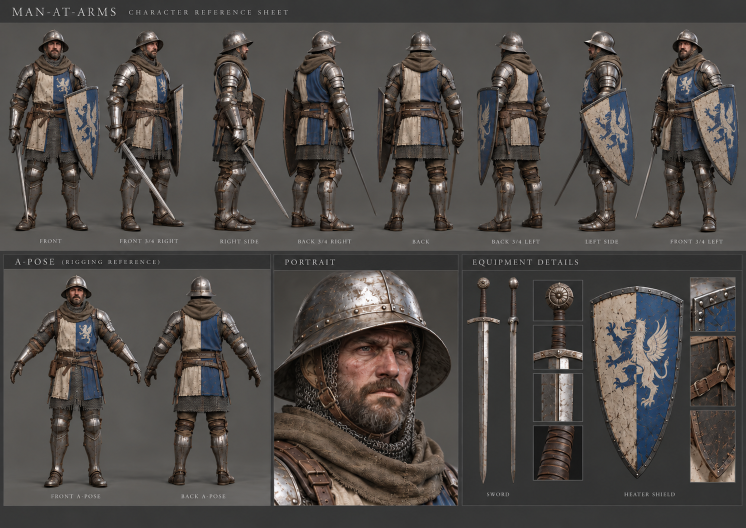
#> input picture art/source/buildings/ref_maa_sheet_blue.png, 1491 x 1055 px, given in place of keyart_v1.png, which was not available (shown at 1/2 size); the run also reads 1 picture not shown here
$ python make_text.py out.png
#> lines starting #> are read from the running program, lines starting #| are printed output that depends on the picture; after the words box and inside, x2 and y2 are one past the last pixel; in counts of white or black regions, pixels touching at a corner belong together; pictures that were not available may be replaced by others from this repository, and a replacement may not be noted
#!/usr/bin/env python3
"""Text, cards and icons for the Poki pitch kit (runs on the Mac: needs Palatino.ttc).

Writes to OUT (default art/out/pitch/text):
  title_bg.png    1920x1080 key art, darkened to the left like the game's title screen
  title_text.png  RGBA "MEDIEVAL AGES" + tagline, in the game's gold Palatino title style
  end_text.png    RGBA title + "Play free on web & mobile"
  cap_*.png       RGBA one-word captions, small, lower left
  phone_label.png RGBA line under the phone frame
  phone_bezel.png RGBA generic landscape phone (no brand, punch-hole camera) whose screen hole is
                  PHONE_SCREEN; make_phone.sh lays the 852x393 phone capture under it
and the committed small deliverables to art/source/pitch/:
  icons/icon_512.png, icons/icon_256.png   (from art/source/icon/icon_b_king.png)
  thumbnail_1280x720.jpg                   (key art + title, for portal listings)
Usage: make_text.py [OUT]
"""
import os, sys
from PIL import Image, ImageDraw, ImageFont, ImageFilter

HERE = os.path.dirname(os.path.abspath(__file__)); ROOT = os.path.abspath(os.path.join(HERE, "../../.."))
OUT = sys.argv[1] if len(sys.argv) > 1 else os.path.join(ROOT, "art/out/pitch/text")
os.makedirs(OUT, exist_ok=True)
PAL = "/System/Library/Fonts/Palatino.ttc"
REG, ITAL, BOLD = 0, 1, 2
# index.html #startOv .title: #e3c27a, the "AGES" line #c99c4f, hard shadow #3e2e0e, cream tag #e4dcc6
GOLD, GOLD_D, CREAM, SHADOW = (227, 194, 122), (201, 156, 79), (228, 220, 198), (62, 46, 14)
KEYART = os.path.join(ROOT, "art/source/keyart/keyart_v1.png")
ICON = os.path.join(ROOT, "art/source/icon/icon_b_king.png")

def font(sz, face=BOLD): return ImageFont.truetype(PAL, sz, index=face)

def tracked(d, xy, text, f, fill, tr):
    x, y = xy
    for ch in text:
        d.text((x, y), ch, font=f, fill=fill); x += d.textlength(ch, font=f) + tr
    return x

def twidth(text, f, tr):
    d = ImageDraw.Draw(Image.new("L", (1, 1)))
    return sum(d.textlength(ch, font=f) for ch in text) + tr * (len(text) - 1)

def layer(size, lines, glow=28, hard=None, scrim=0):
    """lines: [(text, px, face, rgb, x, y, tracking, align)] -> RGBA with the title's two shadows
    (a hard 1/36-size drop in dark brown and a wide soft black glow); align 'l' or 'c' (x = centre)."""
    W, H = size
    fg = Image.new("RGBA", size); d = ImageDraw.Draw(fg)
    for text, px, face, col, x, y, tr, al in lines:
        f = font(px, face); w = twidth(text, f, tr)
        tracked(d, (x - w / 2 if al == "c" else x, y), text, f, col + (255,), tr)
    a = fg.split()[3]
    out = Image.new("RGBA", size)
    if scrim:
        bb = a.getbbox(); sc = Image.new("L", size, 0)
        ImageDraw.Draw(sc).rounded_rectangle([bb[0] - 60, bb[1] - 40, bb[2] + 60, bb[3] + 40], 60, fill=scrim)
        pool = Image.new("RGBA", size, (8, 6, 3, 0)); pool.putalpha(sc.filter(ImageFilter.GaussianBlur(34))); out.alpha_composite(pool)
    sh = Image.new("RGBA", size, (0, 0, 0, 0)); sh.putalpha(a.filter(ImageFilter.GaussianBlur(glow)).point(lambda v: min(255, int(v * 0.75 * 1.5))))
    out.alpha_composite(sh, (0, int(glow * 0.3)))
    if hard:
        hd = Image.new("RGBA", size, SHADOW + (0,)); hd.putalpha(a); out.alpha_composite(hd, (0, hard))
    out.alpha_composite(fg)
    return out

def cover(im, W, H, ax=0.5, ay=0.5):
    s = max(W / im.width, H / im.height); im = im.resize((round(im.width * s), round(im.height * s)), Image.LANCZOS)
    x, y = round((im.width - W) * ax), round((im.height - H) * ay)
    return im.crop((x, y, x + W, y + H))

def keyart_bg(W, H):
    """The title screen's treatment: key art at 62% x, a dark wash from the left edge."""
    bg = cover(Image.open(KEYART).convert("RGB"), W, H, 0.62, 0.5).convert("RGBA")
    g = Image.new("L", (W, 1))
    stops = [(0, .92), (.30, .72), (.62, .15), (.80, 0), (1, 0)]
    for x in range(W):
        t = x / (W - 1)
        for (t0, a0), (t1, a1) in zip(stops, stops[1:]):
            if t0 <= t <= t1: g.putpixel((x, 0), int(255 * (a0 + (a1 - a0) * (t - t0) / (t1 - t0)))); break
    wash = Image.new("RGBA", (W, H), (7, 9, 5, 0)); wash.putalpha(g.resize((W, H)))
    bg.alpha_composite(wash)
    return bg

def title_lines(W, H, x, y, px, tag=None, tagpx=None):
    """MEDIEVAL / AGES stacked, left-aligned at x, top y, as #startOv .title draws it."""
    lines = [("MEDIEVAL", px, BOLD, GOLD, x, y, px * 0.05, "l"),
             ("AGES", px, BOLD, GOLD_D, x, y + px * 0.92, px * 0.32, "l")]
    if tag: lines.append((tag, tagpx, ITAL, CREAM, x + 4, y + px * 0.92 * 2 + tagpx * 0.6, 0, "l"))
    return lines

PHONE_SCREEN = (180, 170, 1560, 720)    # x, y, w, h of the screen in the 1920x1080 frame (852x393 scaled by 1.831)

def phone_bezel(W=1920, H=1080):
    x, y, w, h = PHONE_SCREEN; m, rs, rb = 26, 50, 74
    out = Image.new("RGBA", (W, H))
    # soft shadow under the device
    sh = Image.new("L", (W, H), 0); ImageDraw.Draw(sh).rounded_rectangle([x - m, y - m + 18, x + w + m, y + h + m + 18], rb, fill=170)
    # only outside the device: this layer sits over the video, so a shadow inside it would dim the screen
    outside = Image.new("L", (W, H), 255); ImageDraw.Draw(outside).rounded_rectangle([x - m, y - m, x + w + m, y + h + m], rb, fill=0)
    shadow = Image.new("RGBA", (W, H), (0, 0, 0, 0)); shadow.putalpha(Image.composite(sh.filter(ImageFilter.GaussianBlur(26)), Image.new("L", (W, H), 0), outside))
    out.alpha_composite(shadow)
    body = Image.new("RGBA", (W, H)); d = ImageDraw.Draw(body)
    # side keys on the top edge (landscape), then the body, a lighter rim, and the black glass border
    for k0, k1 in ((x + 260, x + 380), (x + 420, x + 500)):
        d.rounded_rectangle([k0, y - m - 6, k1, y - m + 8], 4, fill=(52, 55, 60, 255))
    d.rounded_rectangle([x - m, y - m, x + w + m, y + h + m], rb, fill=(30, 32, 36, 255), outline=(92, 96, 104, 255), width=3)
    d.rounded_rectangle([x - m + 7, y - m + 7, x + w + m - 7, y + h + m - 7], rb - 7, fill=(8, 8, 10, 255))
    # punch-hole camera in the left bezel
    cy = y + h // 2; d.ellipse([x - 17, cy - 7, x - 3, cy + 7], fill=(22, 26, 34, 255), outline=(44, 48, 58, 255))
    hole = Image.new("L", (W, H), 255); ImageDraw.Draw(hole).rounded_rectangle([x, y, x + w - 1, y + h - 1], rs, fill=0)
    body.putalpha(Image.composite(body.split()[3], Image.new("L", (W, H), 0), hole))
    out.alpha_composite(body)
    # a faint glass sheen across the top-left of the screen
    sheen = Image.new("L", (W, H), 0); ImageDraw.Draw(sheen).polygon([(x, y), (x + 520, y), (x + 140, y + h), (x, y + h)], fill=10)
    hole_in = Image.new("L", (W, H), 0); ImageDraw.Draw(hole_in).rounded_rectangle([x, y, x + w - 1, y + h - 1], rs, fill=255)
    gl = Image.new("RGBA", (W, H), (255, 255, 255, 0)); gl.putalpha(Image.composite(sheen, Image.new("L", (W, H), 0), hole_in).filter(ImageFilter.GaussianBlur(30)))
    out.alpha_composite(gl)
    return out

def main():
    W, H = 1920, 1080
    keyart_bg(W, H).convert("RGB").save(os.path.join(OUT, "title_bg.png"))
#> in cover, `s = max(W / im.width, H / im.height)`: s = 1.29
#> in cover, `return im.crop((x, y, x + W, y + H))`:
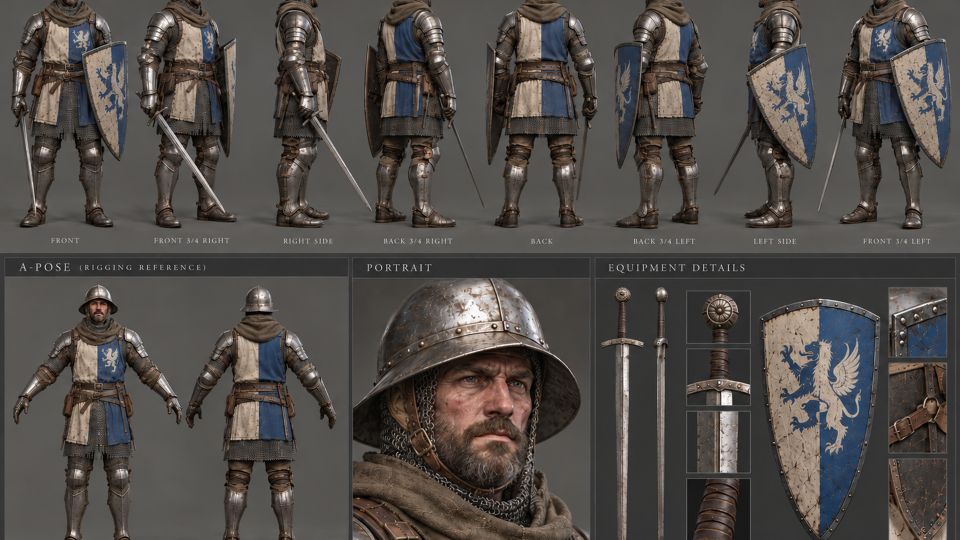
#> returned value: PIL image 1920x1080 RGB (shown at 1/2 size); mean R, G, B 81, 76.1, 72.7
#> in keyart_bg, `wash.putalpha(g.resize((W, H)))`:
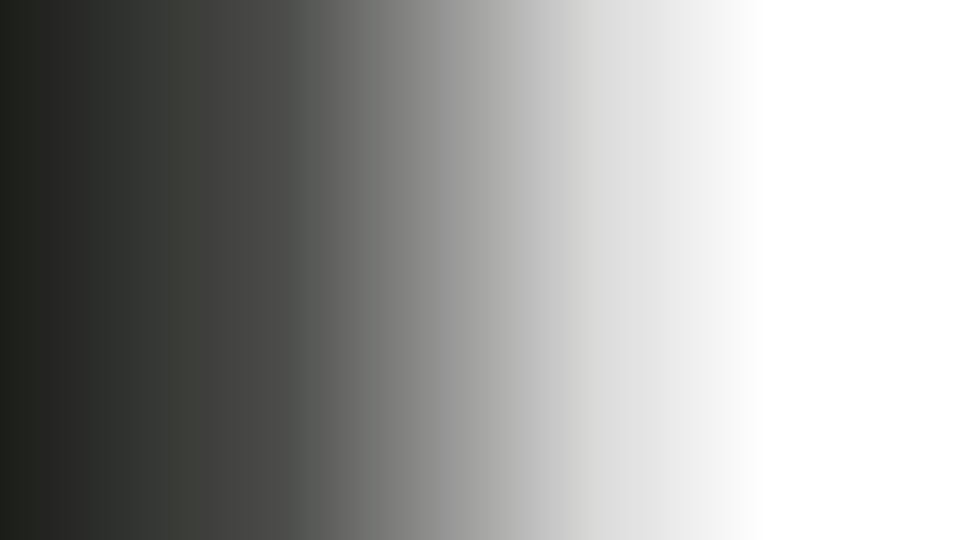
#> wash: PIL image 1920x1080 RGBA (shown at 1/2 size); mean R, G, B, A 7, 9, 5, 101.3; transparent parts drawn white
#> in keyart_bg, `bg.alpha_composite(wash)`:
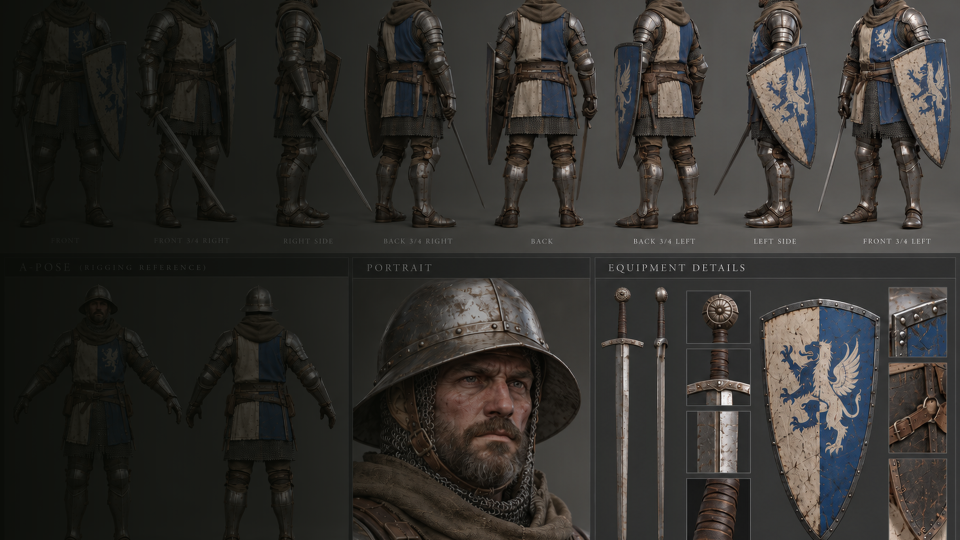
#> bg: PIL image 1920x1080 RGBA (shown at 1/2 size); mean R, G, B, A 50.9, 48.9, 45.5, 255
    px = 136; x = 140; y = H / 2 - px * 1.25
    layer((W, H), title_lines(W, H, x, y, px, "Build a village. Raise an army. Hold the realm.", 40), glow=26, hard=5).save(os.path.join(OUT, "title_text.png"))
#> in layer, `fg = Image.new('RGBA', size)`: fg: PIL image 1920x1080 RGBA; every value is 0
    layer((W, H), title_lines(W, H, x, y, px, "Play free on web & mobile", 46), glow=26, hard=5).save(os.path.join(OUT, "end_text.png"))
    # small captions, lower left, clear of every HUD element we keep on screen in those beats
    for n, t in [("gather", "Gather"), ("build", "Build"), ("defend", "Defend"), ("army", "Raise an army"),
                 ("conquer", "Conquer"), ("hunt", "Hunt & herd")]:
        layer((W, H), [(t, 58, BOLD, GOLD, 96, 940, 3, "l")], glow=12, hard=3, scrim=110).save(os.path.join(OUT, f"cap_{n}.png"))
#> this loop made 6 passes
#> bb in layer on passes 1 to 6: (99, 950, 311, 995), (101, 950, 249, 995), (101, 950, 316, 995), (101, 950, 548, 1006), (99, 951, 360, 1006), (101, 950, 476, 995)
#> pass 1, in layer (call 3), `a = fg.split()[3]`:
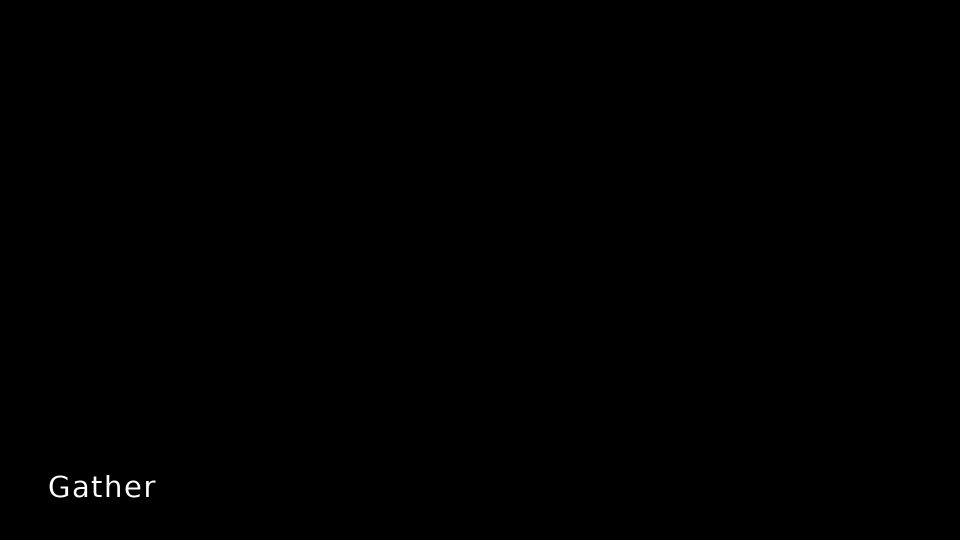
#> a: PIL image 1920x1080 L (shown at 1/2 size); min 0, max 255, mean 0.3
#> pass 1, in main, `layer((W, H), [(t, 58, BOLD, GOLD, 96, 940, 3, "l")], glow=12, hard=3,..`:
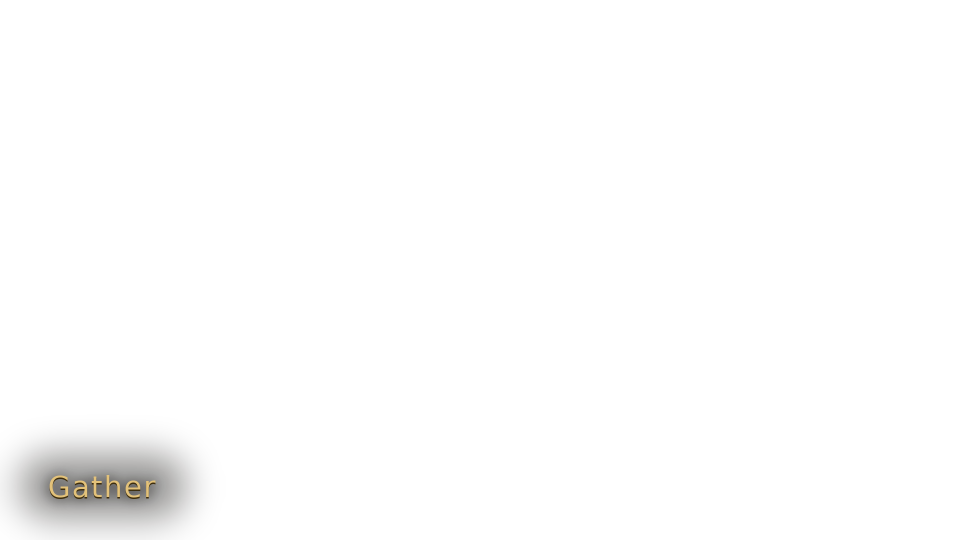
#> saved as cap_gather.png: PIL image 1920x1080 RGBA (shown at 1/2 size); mean R, G, B, A 0.7, 0.5, 0.3, 2.4; transparent parts drawn white
    layer((W, H), [("Built for touch", 52, BOLD, GOLD, W / 2, 965, 3, "c")], glow=12, hard=3).save(os.path.join(OUT, "phone_label.png"))
    layer((W, H), [("Plays on a phone", 52, BOLD, GOLD, W / 2, 965, 3, "c")], glow=12, hard=3).save(os.path.join(OUT, "phone_label2.png"))

    phone_bezel().save(os.path.join(OUT, "phone_bezel.png"))
#> in phone_bezel, `ImageDraw.Draw(sh).rounded_rectangle([x - m, y - m + 18, x + w + m, y `:
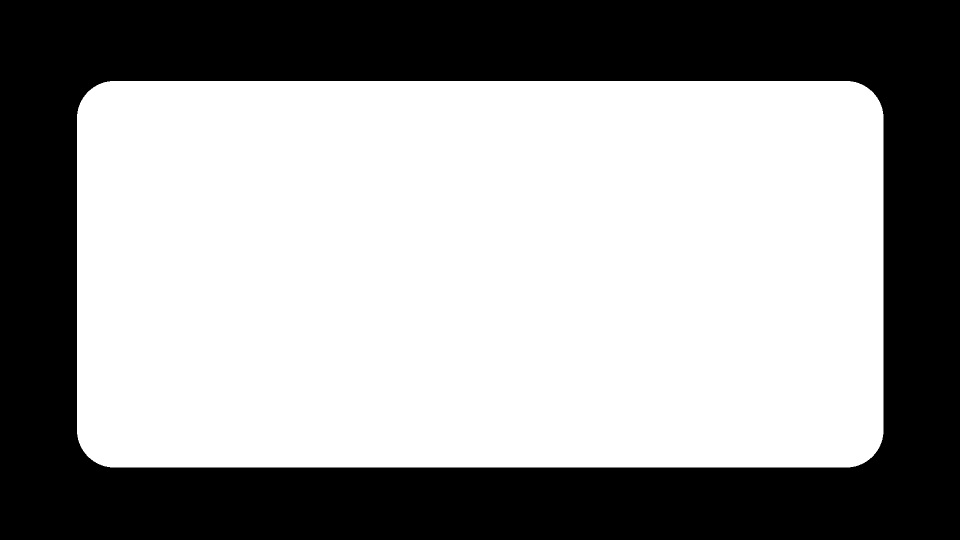
#> sh: PIL image 1920x1080 L (shown at 1/2 size); values 0 (black) and 170 (white), 59.9% white; 1 black region, box (x1, y1, x2, y2) and area: (0, 0, 1920, 1080) 831535
#> in phone_bezel, `outside = Image.new('L', (W, H), 255)`: outside: PIL image 1920x1080 L; every value is 255
#> in phone_bezel, `ImageDraw.Draw(hole).rounded_rectangle([x, y, x + w - 1, y + h - 1], r`: hole: PIL image 1920x1080 L; 45.9% white; 1 white region, box (x1, y1, x2, y2) and area: (0, 0, 1920, 1080) 952596
#> in phone_bezel, `body.putalpha(Image.composite(body.split()[3], Image.new("L", (W, H), ..`:
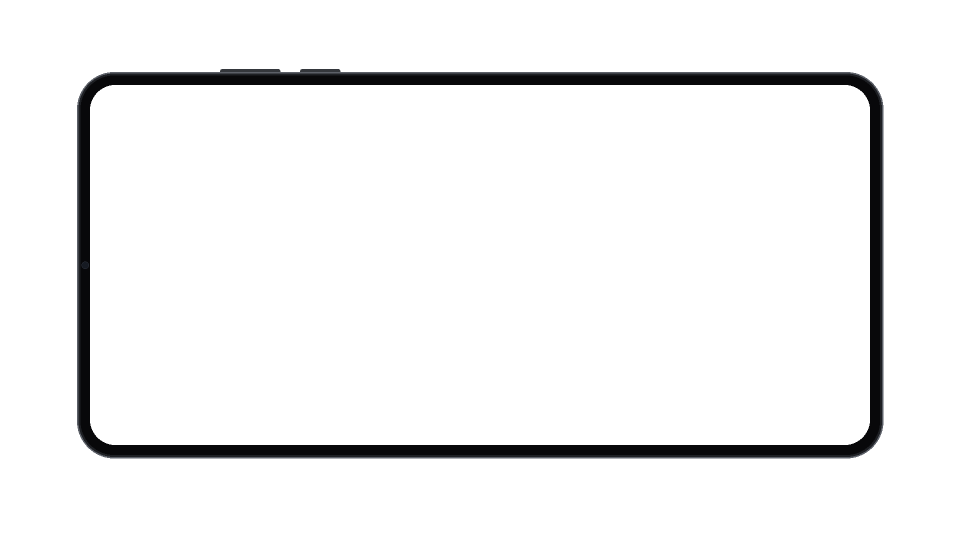
#> body: PIL image 1920x1080 RGBA (shown at 1/2 size); mean R, G, B, A 5.6, 5.6, 6.9, 15; transparent parts drawn white
    # thumbnail 1280x720: key art with the title
    tw, th = 1280, 720
    t = keyart_bg(tw, th); tp = 98
    t.alpha_composite(layer((tw, th), title_lines(tw, th, 92, th / 2 - tp * 1.2, tp, "A real-time strategy game", 30), glow=18, hard=4))
    t.convert("RGB").save(os.path.join(HERE, "thumbnail_1280x720.jpg"), quality=90)
    # icons
    os.makedirs(os.path.join(HERE, "icons"), exist_ok=True)
    ic = Image.open(ICON).convert("RGB")
    for s in (512, 256):
        ic.resize((s, s), Image.LANCZOS).save(os.path.join(HERE, "icons", f"icon_{s}.png"), optimize=True)
    print("wrote", OUT, "and", HERE)
#| wrote out.png and art/source/pitch

if __name__ == "__main__":
    main()
